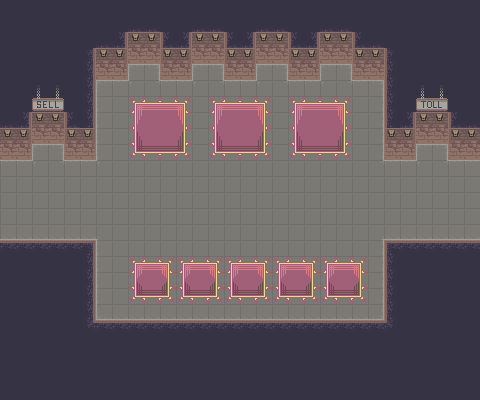

A 2D game scene composited from a Tiled map and its tileset images. What follows is a short description and the map's XML, with each tile layer's data collapsed to a summary:
An orthogonal 30x25 tile map with 16x16 px tiles, 5 tile layers (wireframe, till, walls, floor, ...), 3 tilesets.

<map version="1.9" tiledversion="1.9.1" orientation="orthogonal" renderorder="right-down" width="30" height="25" tilewidth="16" tileheight="16" infinite="0" nextlayerid="10" nextobjectid="9">
 <tileset firstgid="1" source="wireframe2d.tsx" />
 <tileset firstgid="5" source="CryptTileset.tsx" />
 <tileset firstgid="200" source="../Decorations.tsx" />
 <layer id="1" name="wireframe" width="30" height="25">
  <data>[750 cells, 750 non-empty, 2 distinct tile ids]</data>
 </layer>
 <layer id="9" name="till" width="30" height="25">
  <data>[750 cells, 0 non-empty, 0 distinct tile ids]</data>
 </layer>
 <layer id="2" name="walls" width="30" height="25">
  <data>[750 cells, 408 non-empty, 26 distinct tile ids]</data>
 </layer>
 <layer id="3" name="floor" width="30" height="25">
  <data>[750 cells, 348 non-empty, 14 distinct tile ids]</data>
 </layer>
 <layer id="4" name="decorations" width="30" height="25">
  <data>[750 cells, 10 non-empty, 4 distinct tile ids]</data>
 </layer>
</map>